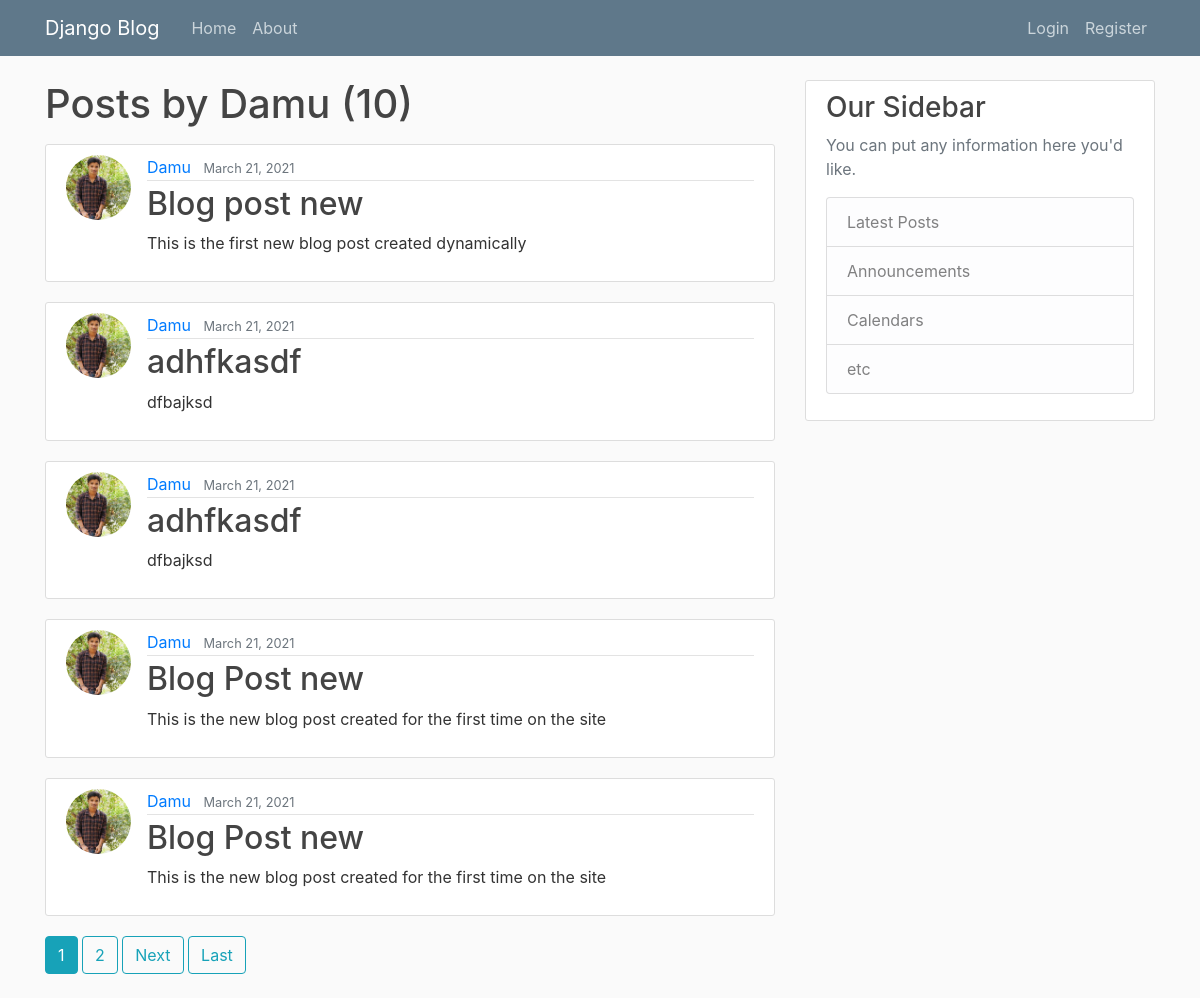
The app's page /about/user/Damu, older data.
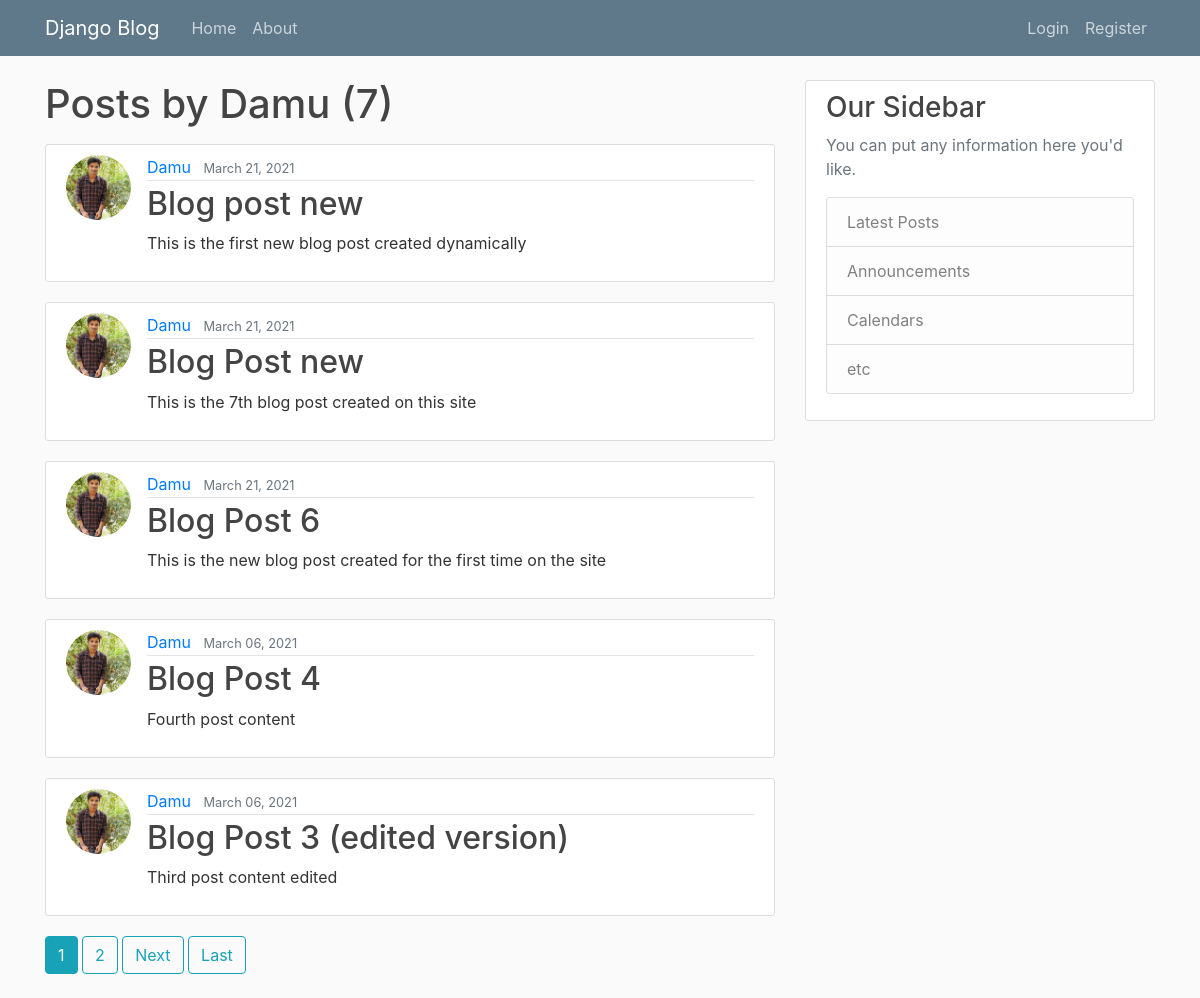
The same page, newer data.
### blog_app/models.py (models this page shows, shortened)
class Post(models.Model):
    author = models.ForeignKey(User , on_delete=models.CASCADE)
    content = models.TextField()
    title = models.CharField(max_length=100)
    date_posted = models.DateTimeField(default=timezone.now)

### users/models.py (models this page shows, shortened)
class Profile(models.Model):
    user = models.OneToOneField(User,on_delete=models.CASCADE)
    image = models.ImageField(default='default.jpg' , upload_to='profile_pics')

### blog_app/views.py (the view)
# urls.py: path('user/<str:username>', UserPostListView.as_view(),name='user-posts'),
class UserPostListView(ListView):
    model =Post
    template_name = 'blog_app/user_posts.html'  # <app> / <model> _ <viewtype> . html
    context_object_name = 'posts'
    paginate_by = 5
    def get_queryset(self):
        user = get_object_or_404(User, username=self.kwargs.get('username'))
        return Post.objects.filter(author=user).order_by ('-date_posted')

### blog_app/templates/blog_app/user_posts.html (shortened to what this page needs)
{% extends "blog_app/base.html" %}
{% block content %}
  <h1 class="mb-3"> Posts by {{ view.kwargs.username }} ({{ page_obj.paginator.count }})</h1>
  {% for post in posts %}
      <article class="media content-section">
        <img class="rounded-circle article-img" src="{{ post.author.profile.image.url }}">
          <div class="media-body">
            <div class="article-metadata">
              <a class="mr-2" href="{% url 'user-posts' post.author.username %} ">{{ post.author }}</a>
              <small class="text-muted">{{ post.date_posted|date:"F d, Y" }}</small>
            </div>
            <h2><a class="article-title" href="{% url 'post-detail' post.id %}">{{ post.title }}</a></h2>
            <p class="article-content">{{ post.content }}</p>
          </div>
      </article>
  {% endfor %}
  {% if is_paginated %}
    {% for num in page_obj.paginator.page_range %}
      {% if page_obj.number == num %}
       <a class="btn btn-info mb-4" href="?page={{ num }}">{{ num }}</a>
      {% elif num > page_obj.number|add:'-3' and num < page_obj.number|add:'3' %}
       <a class="btn btn-outline-info mb-4" href="?page={{ num }}">{{ num }}</a>
      {% endif %}
    {% endfor %}
    {% if page_obj.has_next %}
       <a class="btn btn-outline-info mb-4" href="?page={{ page_obj.next_page_number }}">Next</a>
       <a class="btn btn-outline-info mb-4" href="?page={{ page_obj.paginator.num_pages }}">Last</a>
    {% endif %}
  {% endif %}
{% endblock content %}

Row changes from the older to the newer data that the page shows:
removed Post: author.profile.image (picture), author "Damu", date_posted "March 21, 2021", title "adhfkasdf", content "dfbajksd"
removed Post: author.profile.image (picture), author "Damu", date_posted "March 21, 2021", title "adhfkasdf", content "dfbajksd"
changed Post "Blog Post new": content "This is the new blog post created for the first time on the site" → "This is the 7th blog post created on this site"
changed Post "This is the new blog post created for the first time on the site": title "Blog Post new" → "Blog Post 6"
now on this page (row unchanged): Post: author.profile.image (picture), author "Damu", date_posted "March 06, 2021", title "Blog Post 4", content "Fourth post content"
now on this page (row unchanged): Post: author.profile.image (picture), author "Damu", date_posted "March 06, 2021", title "Blog Post 3 (edited version)", content "Third post content edited"
Text that changed along with them:
{{ page_obj.paginator.count }}: "10" → "7"
